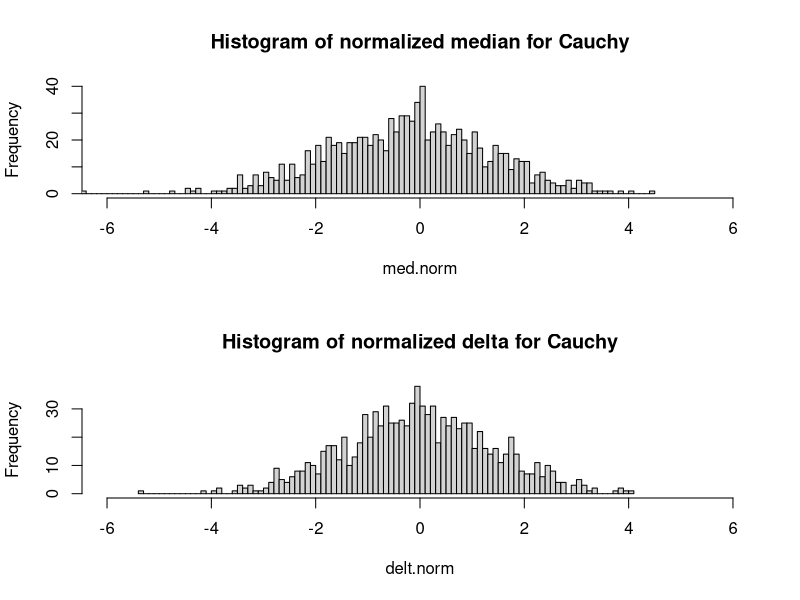
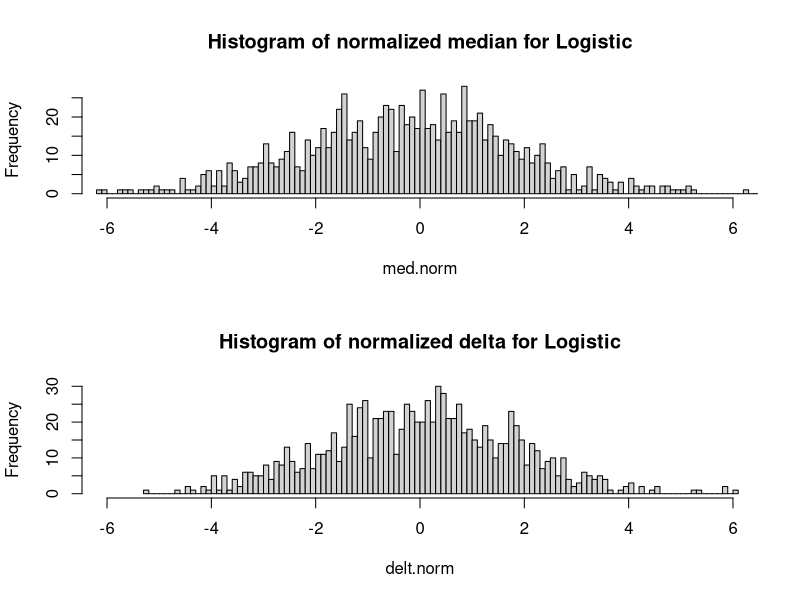

Write the R code that produced these figures, in order.
setwd("C:\\Users\\emurphy\\Dropbox\\MATH353")

n = 100
iter = 1000

#### Cauchy
med = vector("numeric",length=iter)
delt = vector("numeric",length=iter)

for(i in 1:iter){
	smp = rcauchy(100)
	med[i] = sort(smp)[n/2]
	num = sum( (smp-med[i])/(1+(smp-med[i])^2) )
	den = sum(  ((smp-med[i])^2-1)/((1+(smp-med[i])^2)^2)  )
	delt[i] = med[i] - num/den
}

med.norm = sqrt(n)*med
delt.norm = sqrt(n)*delt

var(med.norm)
var(delt.norm)

png("cauchy.png")
par(mfrow=c(2,1))
hist(med.norm,breaks=100,main="Histogram of normalized median for Cauchy",
	xlim=c(-6,6))
hist(delt.norm,breaks=100,main="Histogram of normalized delta for Cauchy",
	xlim=c(-6,6))
dev.off()



#### Logistic

med = vector("numeric",length=iter)
delt = vector("numeric",length=iter)

for(i in 1:iter){
	smp = rlogis(100)
	med[i] = sort(smp)[n/2]
	num = sum( (exp(smp-med[i])-1) / (exp(smp-med[i])+1))  
	den = sum( -2*exp(smp-med[i])/(exp(smp-med[i])+1)^2 )
	delt[i] = med[i] - num/den
}

med.norm = sqrt(n)*med
delt.norm = sqrt(n)*delt

var(med.norm)
var(delt.norm)

png("logistic.png")
par(mfrow=c(2,1))
hist(med.norm,breaks=100,main="Histogram of normalized median for Logistic",
	xlim=c(-6,6))
hist(delt.norm,breaks=100,main="Histogram of normalized delta for Logistic",
	xlim=c(-6,6))
dev.off()

